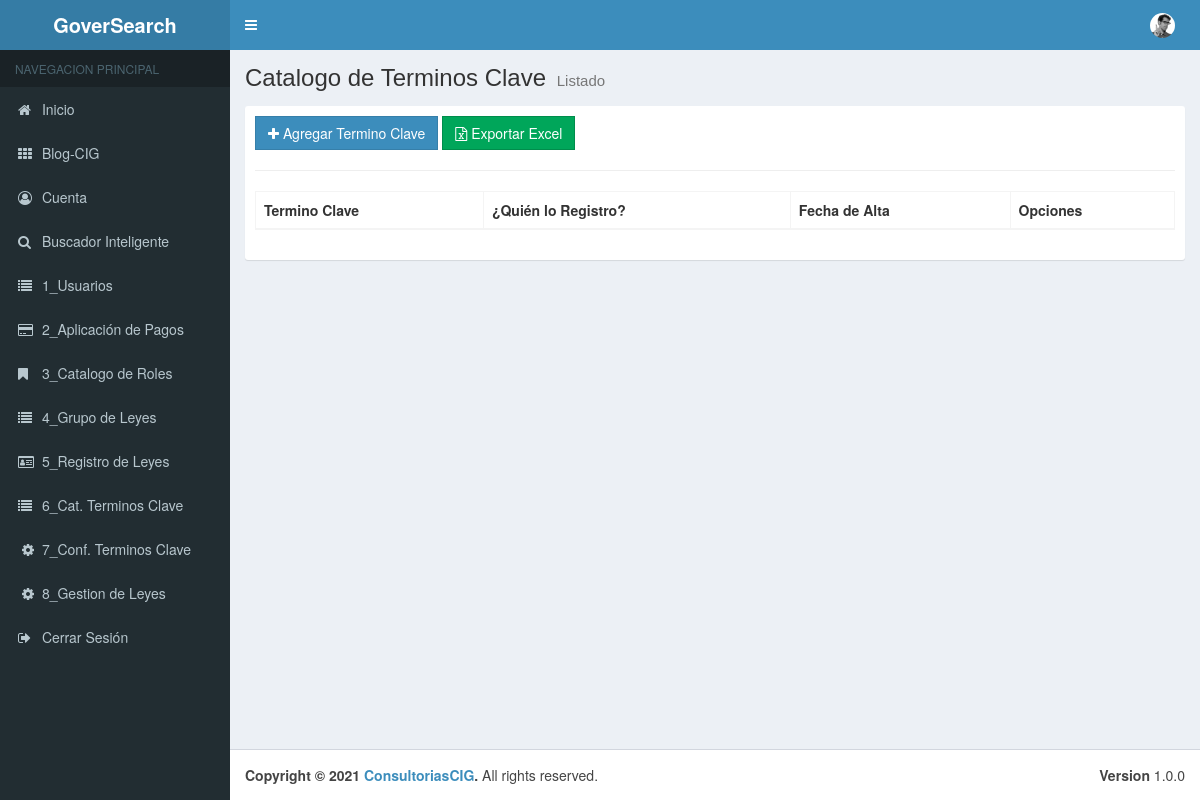
The page /00_Menu/cClaves on the database as committed earlier.
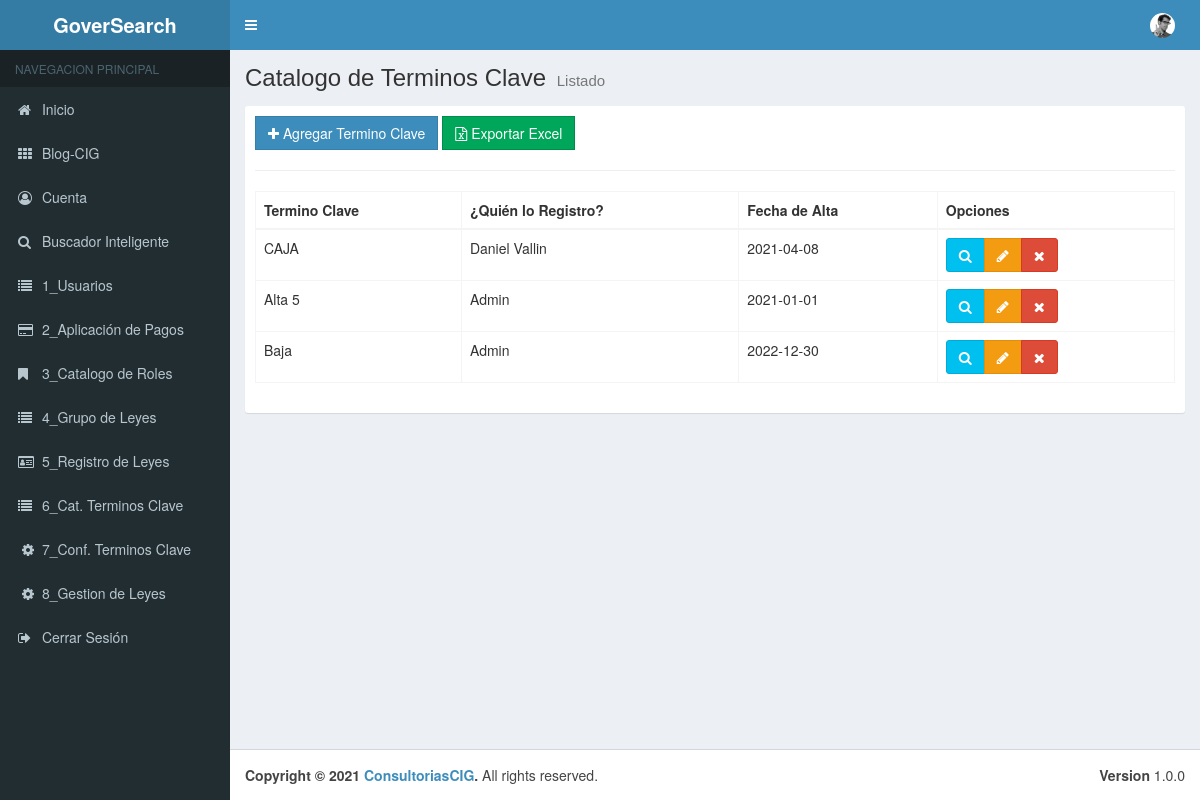
The same page on the database as committed later.
### tables this page shows
CREATE TABLE `tbl_claves` (
  `pk_Ter_Clave` int(11) NOT NULL,
  `Termino_Clave` varchar(50) NOT NULL,
  `Usuario_pk` int(20) NOT NULL,
  `Fecha_Alta` date NOT NULL,
  `Estado` bit(1) NOT NULL
);

CREATE TABLE `tbl_usuarios` (
  `pk_Usuario` int(11) NOT NULL,
  `Nombre` varchar(50) NOT NULL,
  `Apellidos` varchar(50) NOT NULL,
  `Telefono` varchar(10) NOT NULL,
  `Correo` varchar(50) NOT NULL,
  `Usuario` varchar(50) NOT NULL,
  `Contrasena` varchar(50) NOT NULL,
  `Fecha_Alta` date NOT NULL,
  `User_Rol_pk` int(11) NOT NULL,
  `Estado` bit(1) NOT NULL
);

### application/controllers/00_Menu/cClaves.php (called while the page is built, shortened)
<?php
class cClaves extends CI_Controller {
	public function __construct(){
		$this->load->model("Claves_Model");
		$this->load->model("User_Model");
	}
	public function index()
	{
		$data = array(
			'cClaves' =>$this->Claves_Model->getClave(),
	   );
		$this->load->view("layouts/header");
		$this->load->view("layouts/aside");
		$this->load->view("admin/01_Menu/vClaves/list", $data);
		$this->load->view("layouts/footer");
	}
}

### index.php (called while the page is built, shortened)
<?php
require_once BASEPATH.'core/CodeIgniter.php';

### application/models/Claves_Model.php (called while the page is built, shortened)
<?php
class Claves_Model extends CI_Model {
    public function getClave(){
        $this->db->select("c.* ,u.Nombre as Nombre");
        $this->db->select("c.* ,u.Apellidos as Apellidos");
        $this->db->from("tbl_claves c");
        $this->db->join("tbl_usuarios u","c.Usuario_pk = u.pk_Usuario");
        $this->db->where("c.Estado","1");
        $resultados = $this->db->get();
        return $resultados->result();
    }
}

### application/views/admin/01_Menu/vClaves/list.php (the view)
<div class="content-wrapper">
    <section class="content-header">
        <h1>
        Catalogo de Terminos Clave
        <small>Listado</small>
        </h1>
    </section>
    <section class="content">
        <div class="box box-solid">
            <div class="box-body">
                <div class="row">
                        <div class="col-md-12">
                        <a href="<?php echo base_url();?>00_Menu/cClaves/add" class="btn btn-primary btn-flat"><span class="fa fa-plus"></span> Agregar Termino Clave</a>
                        <a href="<?php echo base_url();?>00_Menu/cReg_Leyes/add" class="btn btn-success btn-flat"><span class="fa fa-file-excel-o"></span> Exportar Excel</a>
                        </div>
                    </div>
                <hr>
                    <div class="row">
                        <div class="col-md-12">
                            <table id="example1" class="table table-bordered table-hover">
                                <thead>
                                <tr>
                                        <th>Termino Clave</th>
                                        <th>¿Quién lo Registro?</th>
                                        <th>Fecha de Alta</th>
                                        <th>Opciones</th>
                                    </tr>
                                </thead>
                                <tbody>
                                    <?php if(!empty($cClaves)):?>
                                        <?php foreach($cClaves as $cClave):?>
                                            <tr>
                                                <td><?php echo $cClave->Termino_Clave;?></td>
                                                <td>
                                                    <?php echo $cClave->Nombre; echo " "; echo $cClave->Apellidos;?>
                                                </td>
                                                <td><?php echo $cClave->Fecha_Alta;?></td>
                                                <td>
                                                    <div class="btn-group">
                                                        <button type="button" class="btn btn-info btn-view" data-toggle="modal" data-target="#modal-default" value="<?php echo $cClave->pk_Ter_Clave;?>">
                                                            <span class="fa fa-search"></span>
                                                        </button>
                                                        <a href="<?php echo base_url()?>00_Menu/cClaves/edit/<?php echo $cClave->pk_Ter_Clave;?>" class="btn btn-warning"><span class="fa fa-pencil"></span></a>
                                                        <a href="<?php echo base_url();?>00_Menu/cClaves/delete/<?php echo $cClave->pk_Ter_Clave;?>" class="btn btn-danger btn-remove"><span class="fa fa-remove"></span></a>
                                                    </div>
                                                </td>
                                            </tr>
                                        <?php endforeach;?>
                                    <?php endif;?>
                                </tbody>
                            </table>
                        </div>
                    </div>
            </div>
        </div>
    </section>
</div>

### application/views/layouts/header.php (shortened to what this page needs)
<!DOCTYPE html>
<html lang="es">
<head>
    <link rel="stylesheet" href="<?php echo base_url();?>assets/template/bootstrap/css/bootstrap.min.css">
    <link rel="stylesheet" href="<?php echo base_url();?>assets/template/datatables.net-bs/css/dataTables.bootstrap.min.css">
    <link rel="stylesheet" href="<?php echo base_url();?>assets/template/font-awesome/css/font-awesome.min.css">
    <link rel="stylesheet" href="<?php echo base_url();?>assets/template/dist/css/AdminLTE.min.css">
    <link rel="stylesheet" href="<?php echo base_url();?>assets/template/dist/css/skins/_all-skins.min.css">
</head>
<body class="hold-transition skin-blue sidebar-mini">
    <div class="wrapper">
        <header class="main-header">
            <a href="<?php echo base_url();?>" class="logo">
                <span class="logo-lg"><b>GoverSearch</b></span>
            </a>
            <nav class="navbar navbar-static-top">
                <a href="#" class="sidebar-toggle" data-toggle="push-menu" role="button">
                </a>
                <div class="navbar-custom-menu">
                    <ul class="nav navbar-nav">
                        <li class="dropdown user user-menu">
                            <a href="#" class="dropdown-toggle" data-toggle="dropdown">
                                <img src="<?php echo base_url()?>assets/template/dist/img/user2-160x160.jpg" class="user-image" alt="User Image">
                            </a>
                        </li>
                    </ul>
                </div>
            </nav>
        </header>

### application/views/layouts/aside.php
<aside class="main-sidebar">
    <section class="sidebar">
        <ul class="sidebar-menu" data-widget="tree">
            <li class="header">NAVEGACION PRINCIPAL</li>
            <li>
                <a href="<?php echo base_url();?>">
                    <i class="fa fa-home"></i> <span>Inicio</span>
                </a>
            </li>
                <li class="treeview">
                    <li>
                        <a href="<?php echo base_url();?>00_Menu/cBlog"><i class="fa fa-th"></i> <span>Blog-CIG</span>
                        </a>
                    </li>
                </li>
                <li class="treeview">
                    <li>
                    <a href="<?php echo base_url();?>00_Menu/cCuenta"><i class="fa fa-user-circle-o"></i> <span>Cuenta</span></a>
                    </li>
                </li>
            <li class="treeview">
                    <li>
                    <a href="<?php echo base_url();?>00_Menu/cBuscador"><i class="fa fa-search"></i><span> Buscador Inteligente</span></a>
                    </li>
                </li>
            <li class="treeview">
                    <li>
                    <a href="<?php echo base_url();?>00_Menu/cUsuarios"><i class="fa fa-list"></i><span> 1_Usuarios</span> </a>
                    </li>
                </li>
            <li class="treeview">
                    <li>
                    <a href="<?php echo base_url();?>00_Menu/cPagos"><i class="fa fa-credit-card"></i><span> 2_Aplicación de Pagos</span></a>
                    </li>
                </li>
            <li class="treeview">
                    <li>
                    <a href="<?php echo base_url();?>00_Menu/cRoles"><i class="fa fa-bookmark"></i><span> 3_Catalogo de Roles</span></a>
                    </li>
                </li>
            <li class="treeview">
                    <li>
                    <a href="<?php echo base_url();?>00_Menu/cGrupo_Leyes"><i class="fa fa-list"></i><span> 4_Grupo de Leyes</span></a>
                    </li>
                </li>
            <li class="treeview">
                    <li>
                    <a href="<?php echo base_url();?>00_Menu/cReg_Leyes"><i class="fa fa-id-card-o"></i><span> 5_Registro de Leyes</span></a>
                    </li>
                </li>
            <li class="treeview">
                    <li>
                    <a href="<?php echo base_url();?>00_Menu/cClaves"><i class="fa fa-list"></i><span> 6_Cat. Terminos Clave</span></a>
                    </li>
                </li>
            <li class="treeview">
                    <li>
                    <a href="<?php echo base_url();?>00_Menu/cTer_Clave"><i class="fa fa-cog fa-spin fa-fw"></i><span> 7_Conf. Terminos Clave</span></a>
                    </li>
                </li>
            <li class="treeview">
                    <li>
                    <a href="<?php echo base_url();?>00_Menu/cGestion"><i class="fa fa-cog fa-spin fa-fw"></i><span> 8_Gestion de Leyes</span></a>
                    </li>
                </li>
            <li class="treeview">
                    <li>
                    <a href="<?php echo base_url();?>auth/logout"><i class="fa fa-sign-out"></i><span> Cerrar Sesión</span></a>
                    </li>
            </li>
        </ul>
    </section>
</aside>

### application/views/layouts/footer.php (shortened to what this page needs)
<footer class="main-footer">
            <div class="pull-right hidden-xs">
                <b>Version</b> 1.0.0
            </div>
            <strong>Copyright &copy; 2021 <a href="https://consultorescig.mx/">ConsultoriasCIG</a>.</strong> All rights
            reserved.
        </footer>
    </div>
</body>
</html>

Rows that differ between the two databases and show on the page:
added tbl_claves: Termino_Clave "CAJA", Usuario_pk.Nombre "Daniel", Usuario_pk.Apellidos "Vallin", Fecha_Alta "2021-04-08", $cClave->pk_Ter_Clave 1 (drawn)
added tbl_claves: Termino_Clave "Alta 5", Usuario_pk.Nombre "Admin", Fecha_Alta "2021-01-01", $cClave->pk_Ter_Clave 2 (drawn)
added tbl_claves: Termino_Clave "Baja", Usuario_pk.Nombre "Admin", Fecha_Alta "2022-12-30", $cClave->pk_Ter_Clave 3 (drawn)
